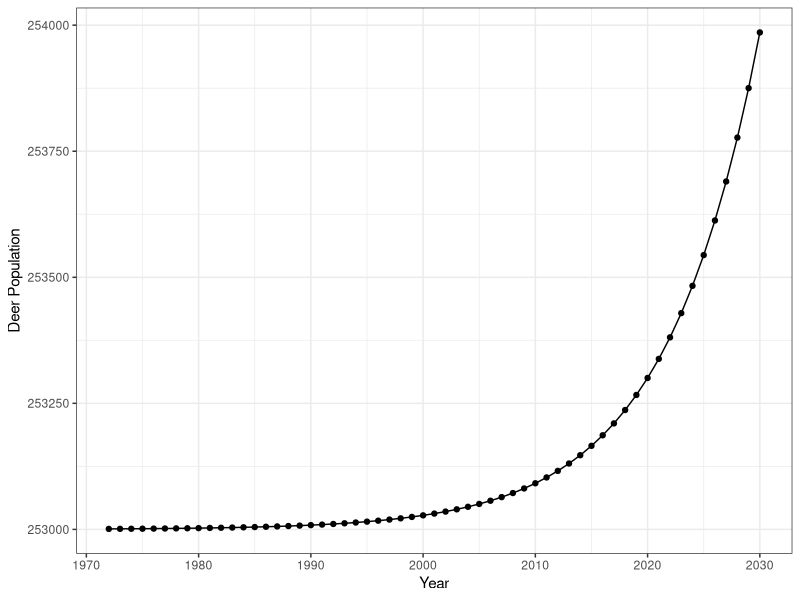

Source code (R): (Note: this script raises an error after producing the figure.)
# Final Models for Paper

library(tidyverse)



# Euler's Method Function -------------------------------------------------

euler <- function(dy.dt=function(t,y){}, h, y0, start=0, end=1) {
  nsteps <- (end-start)/h
  ys <- numeric(nsteps+1)
  ys[1] <- y0
  for (i in 1:nsteps) {
    t <- start + (i-1)*h
    ys[i+1] <- ys[i] + h*dy.dt(t,ys[i])
  }
  ys
}

# Model 1- Natural Pop Growth ---------------------------------------------

#Start with the natural dynamics. The law of exponential evolution or Malthus law. 
#We use r = .118849 based on file 'EDA.R' growth rate from first two data points (before carrying capacity is reached)

#dy/dt = ry(t)

r <- .118849

model1 <- function(r, t) {
  exp(r*(t-1972)) + 253000
}

t <- c(1972:2030)

results <- model1(r, t)
results <- data.frame(results)
results <- results %>%
  mutate(year = c(1972:2030))

results %>%
  ggplot(mapping = aes(x = year, y = results)) +
  geom_point()+
  geom_line() +
  xlab("Year") +
  ylab("Deer Population") +
  theme_bw()




# Model 2- Natural Growth and Constant Harvest by Time --------------------
#Model 2
#dy/dt = r y(t) + b(t) y(t) 


model2 <- function(y0, t, r, B) {
  (y0 - (B/r)) * exp(r*(t- 1992)) + (B/r)
}


model2(1211000, 2000, .33, 390703.5)




# Model 3- Carrying Capacity,  Harvest,  Pop Growth -----------------------







# Lotka-Volterra Model ----------------------------------------------------
#An experimental model treating humans as a "predator" of deer








# EDA- Basic Graphs of the Data -------------------------------------------

deer %>%
  ggplot(aes(x = Year)) +
  geom_point(mapping = aes(y = Deer_Population)) +
  geom_line(aes(y = Deer_Population)) +
  geom_point(aes(y = Deer_Harvest), color = "red") +
  geom_line(aes(y = Deer_Harvest), color = "red") +
  geom_point(aes(y= Total_Deer_Hunters), color = "blue") +
  geom_line(aes(y = Total_Deer_Hunters), color = "blue") +
  xlab("Year") +
  ylab("Deer Population")+
  theme_bw()

